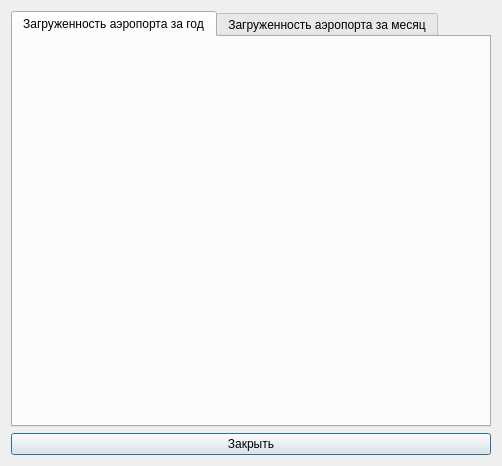
<?xml version="1.0" encoding="UTF-8"?>
<ui version="4.0">
 <class>Stat</class>
 <widget class="QDialog" name="Stat">
  <property name="geometry">
   <rect>
    <x>0</x>
    <y>0</y>
    <width>502</width>
    <height>466</height>
   </rect>
  </property>
  <property name="windowTitle">
   <string>Загруженность аэропорта</string>
  </property>
  <layout class="QVBoxLayout" name="verticalLayout">
   <item>
    <widget class="QTabWidget" name="tw_statTab">
     <property name="currentIndex">
      <number>0</number>
     </property>
     <widget class="QWidget" name="yearTab">
      <attribute name="title">
       <string>Загруженность аэропорта за год</string>
      </attribute>
      <widget class="QWidget" name="wid_yearWorkload" native="true">
       <property name="geometry">
        <rect>
         <x>10</x>
         <y>10</y>
         <width>461</width>
         <height>371</height>
        </rect>
       </property>
      </widget>
     </widget>
     <widget class="QWidget" name="monthTab">
      <attribute name="title">
       <string>Загруженность аэропорта за месяц</string>
      </attribute>
      <layout class="QVBoxLayout" name="verticalLayout_2">
       <item>
        <widget class="QComboBox" name="cb_monthList"/>
       </item>
       <item>
        <widget class="QWidget" name="wid_monthWorkload" native="true"/>
       </item>
      </layout>
     </widget>
    </widget>
   </item>
   <item>
    <widget class="QPushButton" name="pb_close">
     <property name="text">
      <string>Закрыть</string>
     </property>
    </widget>
   </item>
  </layout>
 </widget>
 <resources/>
 <connections>
  <connection>
   <sender>pb_close</sender>
   <signal>clicked()</signal>
   <receiver>Stat</receiver>
   <slot>accept()</slot>
   <hints>
    <hint type="sourcelabel">
     <x>186</x>
     <y>280</y>
    </hint>
    <hint type="destinationlabel">
     <x>219</x>
     <y>1</y>
    </hint>
   </hints>
  </connection>
 </connections>
</ui>
